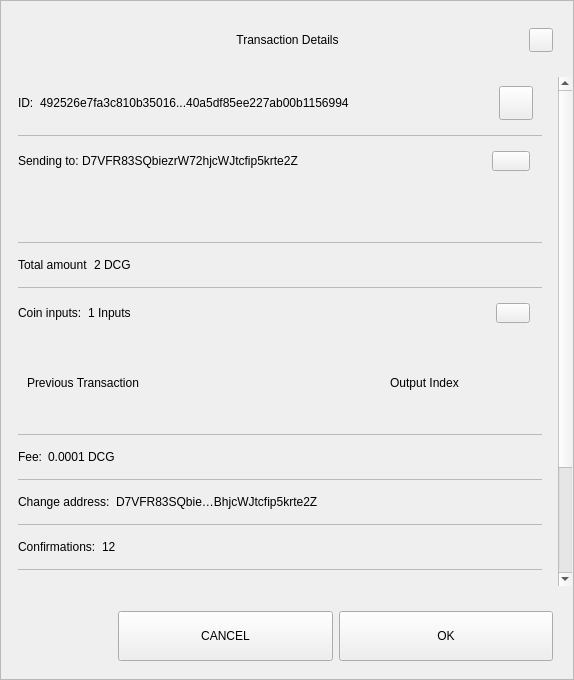
<?xml version="1.0" encoding="UTF-8"?>
<ui version="4.0">
 <class>TxDetailDialog</class>
 <widget class="QWidget" name="TxDetailDialog">
  <property name="geometry">
   <rect>
    <x>0</x>
    <y>0</y>
    <width>574</width>
    <height>680</height>
   </rect>
  </property>
  <property name="sizePolicy">
   <sizepolicy hsizetype="Preferred" vsizetype="Expanding">
    <horstretch>0</horstretch>
    <verstretch>0</verstretch>
   </sizepolicy>
  </property>
  <property name="minimumSize">
   <size>
    <width>574</width>
    <height>500</height>
   </size>
  </property>
  <property name="windowTitle">
   <string>Form</string>
  </property>
  <property name="styleSheet">
   <string notr="true"/>
  </property>
  <layout class="QVBoxLayout" name="verticalLayout_3">
   <property name="spacing">
    <number>0</number>
   </property>
   <property name="leftMargin">
    <number>0</number>
   </property>
   <property name="topMargin">
    <number>0</number>
   </property>
   <property name="rightMargin">
    <number>0</number>
   </property>
   <property name="bottomMargin">
    <number>0</number>
   </property>
   <item>
    <widget class="QFrame" name="frame">
     <property name="sizePolicy">
      <sizepolicy hsizetype="Preferred" vsizetype="Expanding">
       <horstretch>0</horstretch>
       <verstretch>0</verstretch>
      </sizepolicy>
     </property>
     <property name="styleSheet">
      <string notr="true"/>
     </property>
     <property name="frameShape">
      <enum>QFrame::StyledPanel</enum>
     </property>
     <property name="frameShadow">
      <enum>QFrame::Raised</enum>
     </property>
     <layout class="QVBoxLayout" name="verticalLayout">
      <property name="leftMargin">
       <number>0</number>
      </property>
      <property name="rightMargin">
       <number>0</number>
      </property>
      <item>
       <layout class="QHBoxLayout" name="horizontalLayout_3">
        <property name="spacing">
         <number>0</number>
        </property>
        <property name="leftMargin">
         <number>20</number>
        </property>
        <property name="topMargin">
         <number>10</number>
        </property>
        <property name="rightMargin">
         <number>20</number>
        </property>
        <item>
         <spacer name="horizontalSpacer_1">
          <property name="orientation">
           <enum>Qt::Horizontal</enum>
          </property>
          <property name="sizeHint" stdset="0">
           <size>
            <width>40</width>
            <height>20</height>
           </size>
          </property>
         </spacer>
        </item>
        <item>
         <widget class="QLabel" name="labelTitle">
          <property name="minimumSize">
           <size>
            <width>0</width>
            <height>40</height>
           </size>
          </property>
          <property name="maximumSize">
           <size>
            <width>16777215</width>
            <height>40</height>
           </size>
          </property>
          <property name="styleSheet">
           <string notr="true">padding-left:24px;</string>
          </property>
          <property name="text">
           <string>Transaction Details</string>
          </property>
          <property name="alignment">
           <set>Qt::AlignCenter</set>
          </property>
          <property name="margin">
           <number>7</number>
          </property>
         </widget>
        </item>
        <item>
         <spacer name="horizontalSpacer_2">
          <property name="orientation">
           <enum>Qt::Horizontal</enum>
          </property>
          <property name="sizeHint" stdset="0">
           <size>
            <width>40</width>
            <height>20</height>
           </size>
          </property>
         </spacer>
        </item>
        <item>
         <widget class="QPushButton" name="btnEsc">
          <property name="minimumSize">
           <size>
            <width>24</width>
            <height>24</height>
           </size>
          </property>
          <property name="maximumSize">
           <size>
            <width>24</width>
            <height>24</height>
           </size>
          </property>
          <property name="focusPolicy">
           <enum>Qt::NoFocus</enum>
          </property>
          <property name="text">
           <string/>
          </property>
         </widget>
        </item>
       </layout>
      </item>
      <item>
       <spacer name="verticalSpacer">
        <property name="orientation">
         <enum>Qt::Vertical</enum>
        </property>
        <property name="sizeType">
         <enum>QSizePolicy::Fixed</enum>
        </property>
        <property name="sizeHint" stdset="0">
         <size>
          <width>20</width>
          <height>10</height>
         </size>
        </property>
       </spacer>
      </item>
      <item>
       <widget class="QWidget" name="layoutScroll" native="true">
        <property name="minimumSize">
         <size>
          <width>0</width>
          <height>0</height>
         </size>
        </property>
        <layout class="QVBoxLayout" name="verticalLayout_4">
         <property name="leftMargin">
          <number>0</number>
         </property>
         <property name="topMargin">
          <number>0</number>
         </property>
         <property name="rightMargin">
          <number>0</number>
         </property>
         <item>
          <widget class="QScrollArea" name="scrollArea">
           <property name="styleSheet">
            <string notr="true">#scrollArea {
background:transparent;
}</string>
           </property>
           <property name="horizontalScrollBarPolicy">
            <enum>Qt::ScrollBarAlwaysOff</enum>
           </property>
           <property name="sizeAdjustPolicy">
            <enum>QAbstractScrollArea::AdjustIgnored</enum>
           </property>
           <property name="widgetResizable">
            <bool>true</bool>
           </property>
           <property name="alignment">
            <set>Qt::AlignLeading|Qt::AlignLeft|Qt::AlignTop</set>
           </property>
           <widget class="QWidget" name="scrollAreaWidgetContents">
            <property name="geometry">
             <rect>
              <x>0</x>
              <y>-181</y>
              <width>556</width>
              <height>739</height>
             </rect>
            </property>
            <property name="autoFillBackground">
             <bool>false</bool>
            </property>
            <property name="styleSheet">
             <string notr="true">#scrollAreaWidgetContents {
background:transparent;
}</string>
            </property>
            <layout class="QVBoxLayout" name="verticalLayout_7">
             <property name="spacing">
              <number>0</number>
             </property>
             <property name="sizeConstraint">
              <enum>QLayout::SetDefaultConstraint</enum>
             </property>
             <property name="leftMargin">
              <number>0</number>
             </property>
             <property name="topMargin">
              <number>0</number>
             </property>
             <property name="rightMargin">
              <number>0</number>
             </property>
             <property name="bottomMargin">
              <number>0</number>
             </property>
             <item>
              <widget class="QWidget" name="content" native="true">
               <layout class="QVBoxLayout" name="verticalLayout_2">
                <property name="leftMargin">
                 <number>16</number>
                </property>
                <property name="topMargin">
                 <number>0</number>
                </property>
                <property name="rightMargin">
                 <number>16</number>
                </property>
                <item>
                 <widget class="QWidget" name="contentID" native="true">
                  <layout class="QHBoxLayout" name="horizontalLayout_12" stretch="0,1,0">
                   <property name="leftMargin">
                    <number>0</number>
                   </property>
                   <item>
                    <widget class="QLabel" name="labelId">
                     <property name="maximumSize">
                      <size>
                       <width>16777215</width>
                       <height>16777215</height>
                      </size>
                     </property>
                     <property name="text">
                      <string>ID:</string>
                     </property>
                    </widget>
                   </item>
                   <item>
                    <widget class="QLabel" name="textId">
                     <property name="text">
                      <string>492526e7fa3c810b35016...40a5df85ee227ab00b1156994</string>
                     </property>
                    </widget>
                   </item>
                   <item>
                    <widget class="QPushButton" name="pushCopy">
                     <property name="minimumSize">
                      <size>
                       <width>34</width>
                       <height>34</height>
                      </size>
                     </property>
                     <property name="maximumSize">
                      <size>
                       <width>34</width>
                       <height>34</height>
                      </size>
                     </property>
                     <property name="focusPolicy">
                      <enum>Qt::NoFocus</enum>
                     </property>
                     <property name="text">
                      <string/>
                     </property>
                     <property name="iconSize">
                      <size>
                       <width>24</width>
                       <height>24</height>
                      </size>
                     </property>
                    </widget>
                   </item>
                  </layout>
                 </widget>
                </item>
                <item>
                 <widget class="QLabel" name="labelDivider9">
                  <property name="maximumSize">
                   <size>
                    <width>16777215</width>
                    <height>1</height>
                   </size>
                  </property>
                  <property name="styleSheet">
                   <string notr="true">background-color:#bababa;</string>
                  </property>
                  <property name="text">
                   <string/>
                  </property>
                 </widget>
                </item>
                <item>
                 <widget class="QWidget" name="contentOutputs" native="true">
                  <layout class="QHBoxLayout" name="horizontalLayout_11" stretch="0,3,0">
                   <property name="spacing">
                    <number>0</number>
                   </property>
                   <property name="leftMargin">
                    <number>0</number>
                   </property>
                   <property name="rightMargin">
                    <number>12</number>
                   </property>
                   <item>
                    <widget class="QLabel" name="labelSend">
                     <property name="maximumSize">
                      <size>
                       <width>16777215</width>
                       <height>16777215</height>
                      </size>
                     </property>
                     <property name="text">
                      <string>Sending to: </string>
                     </property>
                    </widget>
                   </item>
                   <item>
                    <widget class="QLabel" name="textSend">
                     <property name="text">
                      <string>D7VFR83SQbiezrW72hjcWJtcfip5krte2Z </string>
                     </property>
                    </widget>
                   </item>
                   <item>
                    <widget class="QPushButton" name="pushOutputs">
                     <property name="minimumSize">
                      <size>
                       <width>34</width>
                       <height>20</height>
                      </size>
                     </property>
                     <property name="maximumSize">
                      <size>
                       <width>38</width>
                       <height>20</height>
                      </size>
                     </property>
                     <property name="focusPolicy">
                      <enum>Qt::NoFocus</enum>
                     </property>
                     <property name="styleSheet">
                      <string notr="true"/>
                     </property>
                     <property name="text">
                      <string/>
                     </property>
                    </widget>
                   </item>
                  </layout>
                 </widget>
                </item>
                <item>
                 <widget class="QScrollArea" name="outputsScrollArea">
                  <property name="minimumSize">
                   <size>
                    <width>0</width>
                    <height>50</height>
                   </size>
                  </property>
                  <property name="styleSheet">
                   <string notr="true">#outputsScrollArea {
background:transparent;
}</string>
                  </property>
                  <property name="widgetResizable">
                   <bool>true</bool>
                  </property>
                  <widget class="QWidget" name="container_outputs_base">
                   <property name="geometry">
                    <rect>
                     <x>0</x>
                     <y>0</y>
                     <width>522</width>
                     <height>48</height>
                    </rect>
                   </property>
                   <property name="styleSheet">
                    <string notr="true">#container_outputs_base {
background:transparent;
}</string>
                   </property>
                  </widget>
                 </widget>
                </item>
                <item>
                 <widget class="QLabel" name="labelDivider8">
                  <property name="maximumSize">
                   <size>
                    <width>16777215</width>
                    <height>1</height>
                   </size>
                  </property>
                  <property name="styleSheet">
                   <string notr="true">background-color:#bababa;</string>
                  </property>
                  <property name="text">
                   <string/>
                  </property>
                 </widget>
                </item>
                <item>
                 <widget class="QWidget" name="contentAmount" native="true">
                  <layout class="QHBoxLayout" name="horizontalLayout_4" stretch="0,1">
                   <property name="leftMargin">
                    <number>0</number>
                   </property>
                   <item>
                    <widget class="QLabel" name="labelAmount">
                     <property name="maximumSize">
                      <size>
                       <width>16777215</width>
                       <height>16777215</height>
                      </size>
                     </property>
                     <property name="text">
                      <string>Total amount</string>
                     </property>
                    </widget>
                   </item>
                   <item>
                    <widget class="QLabel" name="textAmount">
                     <property name="text">
                      <string>2 DCG</string>
                     </property>
                    </widget>
                   </item>
                  </layout>
                 </widget>
                </item>
                <item>
                 <widget class="QLabel" name="labelDivider6">
                  <property name="maximumSize">
                   <size>
                    <width>16777215</width>
                    <height>1</height>
                   </size>
                  </property>
                  <property name="styleSheet">
                   <string notr="true">background-color:#bababa;</string>
                  </property>
                  <property name="text">
                   <string/>
                  </property>
                 </widget>
                </item>
                <item>
                 <widget class="QWidget" name="contentInputs" native="true">
                  <layout class="QHBoxLayout" name="horizontalLayout" stretch="0,2,0">
                   <property name="leftMargin">
                    <number>0</number>
                   </property>
                   <property name="rightMargin">
                    <number>12</number>
                   </property>
                   <item>
                    <widget class="QLabel" name="labelInputs">
                     <property name="sizePolicy">
                      <sizepolicy hsizetype="Minimum" vsizetype="Preferred">
                       <horstretch>0</horstretch>
                       <verstretch>0</verstretch>
                      </sizepolicy>
                     </property>
                     <property name="maximumSize">
                      <size>
                       <width>16777215</width>
                       <height>16777215</height>
                      </size>
                     </property>
                     <property name="text">
                      <string>Coin inputs:</string>
                     </property>
                    </widget>
                   </item>
                   <item>
                    <widget class="QLabel" name="textInputs">
                     <property name="text">
                      <string>1 Inputs</string>
                     </property>
                    </widget>
                   </item>
                   <item>
                    <widget class="QPushButton" name="pushInputs">
                     <property name="maximumSize">
                      <size>
                       <width>34</width>
                       <height>20</height>
                      </size>
                     </property>
                     <property name="focusPolicy">
                      <enum>Qt::NoFocus</enum>
                     </property>
                     <property name="styleSheet">
                      <string notr="true"/>
                     </property>
                     <property name="text">
                      <string/>
                     </property>
                    </widget>
                   </item>
                  </layout>
                 </widget>
                </item>
                <item>
                 <widget class="QFrame" name="gridInputs">
                  <property name="sizePolicy">
                   <sizepolicy hsizetype="Preferred" vsizetype="MinimumExpanding">
                    <horstretch>0</horstretch>
                    <verstretch>0</verstretch>
                   </sizepolicy>
                  </property>
                  <property name="minimumSize">
                   <size>
                    <width>0</width>
                    <height>90</height>
                   </size>
                  </property>
                  <layout class="QGridLayout" name="gridLayoutInput" columnstretch="5,2" rowminimumheight="0">
                   <property name="sizeConstraint">
                    <enum>QLayout::SetMaximumSize</enum>
                   </property>
                   <property name="verticalSpacing">
                    <number>0</number>
                   </property>
                   <item row="0" column="0" alignment="Qt::AlignLeft">
                    <widget class="QLabel" name="labelTitlePrevTx">
                     <property name="text">
                      <string>Previous Transaction</string>
                     </property>
                    </widget>
                   </item>
                   <item row="0" column="1" alignment="Qt::AlignLeft">
                    <widget class="QLabel" name="labelOutputIndex">
                     <property name="text">
                      <string>Output Index</string>
                     </property>
                     <property name="alignment">
                      <set>Qt::AlignCenter</set>
                     </property>
                    </widget>
                   </item>
                  </layout>
                 </widget>
                </item>
                <item>
                 <widget class="QLabel" name="labelDivider1">
                  <property name="maximumSize">
                   <size>
                    <width>16777215</width>
                    <height>1</height>
                   </size>
                  </property>
                  <property name="styleSheet">
                   <string notr="true">background-color:#bababa;</string>
                  </property>
                  <property name="text">
                   <string/>
                  </property>
                 </widget>
                </item>
                <item>
                 <widget class="QWidget" name="contentFee" native="true">
                  <layout class="QHBoxLayout" name="horizontalLayout_7" stretch="0,1">
                   <property name="leftMargin">
                    <number>0</number>
                   </property>
                   <item>
                    <widget class="QLabel" name="labelFee">
                     <property name="maximumSize">
                      <size>
                       <width>16777215</width>
                       <height>16777215</height>
                      </size>
                     </property>
                     <property name="text">
                      <string>Fee:</string>
                     </property>
                    </widget>
                   </item>
                   <item>
                    <widget class="QLabel" name="textFee">
                     <property name="text">
                      <string>0.0001 DCG</string>
                     </property>
                    </widget>
                   </item>
                  </layout>
                 </widget>
                </item>
                <item>
                 <widget class="QLabel" name="labelDivider2">
                  <property name="maximumSize">
                   <size>
                    <width>16777215</width>
                    <height>1</height>
                   </size>
                  </property>
                  <property name="styleSheet">
                   <string notr="true">background-color:#bababa;</string>
                  </property>
                  <property name="text">
                   <string/>
                  </property>
                 </widget>
                </item>
                <item>
                 <widget class="QWidget" name="contentChangeAddress" native="true">
                  <layout class="QHBoxLayout" name="horizontalLayout_6" stretch="0,1">
                   <property name="leftMargin">
                    <number>0</number>
                   </property>
                   <item>
                    <widget class="QLabel" name="labelChange">
                     <property name="maximumSize">
                      <size>
                       <width>16777215</width>
                       <height>16777215</height>
                      </size>
                     </property>
                     <property name="text">
                      <string>Change address:</string>
                     </property>
                    </widget>
                   </item>
                   <item>
                    <widget class="QLabel" name="textChange">
                     <property name="text">
                      <string>D7VFR83SQbie…BhjcWJtcfip5krte2Z </string>
                     </property>
                    </widget>
                   </item>
                  </layout>
                 </widget>
                </item>
                <item>
                 <widget class="QLabel" name="labelDivider4">
                  <property name="maximumSize">
                   <size>
                    <width>16777215</width>
                    <height>1</height>
                   </size>
                  </property>
                  <property name="styleSheet">
                   <string notr="true">background-color:#bababa;</string>
                  </property>
                  <property name="text">
                   <string/>
                  </property>
                 </widget>
                </item>
                <item>
                 <widget class="QWidget" name="contentConfirmations" native="true">
                  <layout class="QHBoxLayout" name="horizontalLayout_8" stretch="0,1">
                   <property name="leftMargin">
                    <number>0</number>
                   </property>
                   <item>
                    <widget class="QLabel" name="labelConfirmations">
                     <property name="maximumSize">
                      <size>
                       <width>16777215</width>
                       <height>16777215</height>
                      </size>
                     </property>
                     <property name="text">
                      <string>Confirmations:</string>
                     </property>
                    </widget>
                   </item>
                   <item>
                    <widget class="QLabel" name="textConfirmations">
                     <property name="text">
                      <string>12</string>
                     </property>
                    </widget>
                   </item>
                  </layout>
                 </widget>
                </item>
                <item>
                 <widget class="QLabel" name="labelDivider7">
                  <property name="maximumSize">
                   <size>
                    <width>16777215</width>
                    <height>1</height>
                   </size>
                  </property>
                  <property name="styleSheet">
                   <string notr="true">background-color:#bababa;</string>
                  </property>
                  <property name="text">
                   <string/>
                  </property>
                 </widget>
                </item>
                <item>
                 <widget class="QWidget" name="contentSize" native="true">
                  <layout class="QHBoxLayout" name="horizontalLayout_9" stretch="0,1">
                   <property name="leftMargin">
                    <number>0</number>
                   </property>
                   <item>
                    <widget class="QLabel" name="labelSize">
                     <property name="maximumSize">
                      <size>
                       <width>16777215</width>
                       <height>16777215</height>
                      </size>
                     </property>
                     <property name="text">
                      <string>Size:</string>
                     </property>
                    </widget>
                   </item>
                   <item>
                    <widget class="QLabel" name="textSize">
                     <property name="text">
                      <string>2 kB</string>
                     </property>
                    </widget>
                   </item>
                  </layout>
                 </widget>
                </item>
                <item>
                 <widget class="QLabel" name="labelDivider3">
                  <property name="maximumSize">
                   <size>
                    <width>16777215</width>
                    <height>1</height>
                   </size>
                  </property>
                  <property name="styleSheet">
                   <string notr="true">background-color:#bababa;</string>
                  </property>
                  <property name="text">
                   <string/>
                  </property>
                 </widget>
                </item>
                <item>
                 <widget class="QWidget" name="contentDate" native="true">
                  <layout class="QHBoxLayout" name="horizontalLayout_5" stretch="0,1">
                   <property name="leftMargin">
                    <number>0</number>
                   </property>
                   <item>
                    <widget class="QLabel" name="labelDate">
                     <property name="maximumSize">
                      <size>
                       <width>16777215</width>
                       <height>16777215</height>
                      </size>
                     </property>
                     <property name="text">
                      <string>Date:</string>
                     </property>
                    </widget>
                   </item>
                   <item>
                    <widget class="QLabel" name="textDate">
                     <property name="text">
                      <string>May 25, 2017</string>
                     </property>
                    </widget>
                   </item>
                  </layout>
                 </widget>
                </item>
                <item>
                 <widget class="QLabel" name="labelDivider5">
                  <property name="maximumSize">
                   <size>
                    <width>16777215</width>
                    <height>1</height>
                   </size>
                  </property>
                  <property name="styleSheet">
                   <string notr="true">background-color:#bababa;</string>
                  </property>
                  <property name="text">
                   <string/>
                  </property>
                 </widget>
                </item>
                <item>
                 <widget class="QWidget" name="contentStatus" native="true">
                  <layout class="QHBoxLayout" name="horizontalLayout_10" stretch="0,1">
                   <property name="leftMargin">
                    <number>0</number>
                   </property>
                   <item>
                    <widget class="QLabel" name="labelStatus">
                     <property name="maximumSize">
                      <size>
                       <width>16777215</width>
                       <height>16777215</height>
                      </size>
                     </property>
                     <property name="text">
                      <string>Status:</string>
                     </property>
                    </widget>
                   </item>
                   <item>
                    <widget class="QLabel" name="textStatus">
                     <property name="text">
                      <string>Spendable</string>
                     </property>
                    </widget>
                   </item>
                  </layout>
                 </widget>
                </item>
                <item>
                 <spacer name="verticalSpacer_2">
                  <property name="orientation">
                   <enum>Qt::Vertical</enum>
                  </property>
                  <property name="sizeType">
                   <enum>QSizePolicy::Expanding</enum>
                  </property>
                  <property name="sizeHint" stdset="0">
                   <size>
                    <width>20</width>
                    <height>10</height>
                   </size>
                  </property>
                 </spacer>
                </item>
                <item>
                 <widget class="QLabel" name="labelWarning">
                  <property name="text">
                   <string>TextLabel</string>
                  </property>
                  <property name="alignment">
                   <set>Qt::AlignCenter</set>
                  </property>
                 </widget>
                </item>
               </layout>
              </widget>
             </item>
            </layout>
           </widget>
          </widget>
         </item>
        </layout>
       </widget>
      </item>
      <item>
       <widget class="QWidget" name="containerButtons" native="true">
        <layout class="QHBoxLayout" name="horizontalLayout1" stretch="1,2,2">
         <property name="leftMargin">
          <number>10</number>
         </property>
         <property name="rightMargin">
          <number>20</number>
         </property>
         <item>
          <spacer name="horizontalSpacer_3">
           <property name="orientation">
            <enum>Qt::Horizontal</enum>
           </property>
           <property name="sizeHint" stdset="0">
            <size>
             <width>40</width>
             <height>20</height>
            </size>
           </property>
          </spacer>
         </item>
         <item>
          <widget class="QPushButton" name="btnCancel">
           <property name="minimumSize">
            <size>
             <width>200</width>
             <height>50</height>
            </size>
           </property>
           <property name="focusPolicy">
            <enum>Qt::NoFocus</enum>
           </property>
           <property name="text">
            <string>CANCEL</string>
           </property>
          </widget>
         </item>
         <item>
          <widget class="QPushButton" name="btnSave">
           <property name="minimumSize">
            <size>
             <width>200</width>
             <height>50</height>
            </size>
           </property>
           <property name="focusPolicy">
            <enum>Qt::NoFocus</enum>
           </property>
           <property name="text">
            <string>OK</string>
           </property>
          </widget>
         </item>
        </layout>
       </widget>
      </item>
     </layout>
    </widget>
   </item>
  </layout>
 </widget>
 <resources/>
 <connections/>
</ui>
